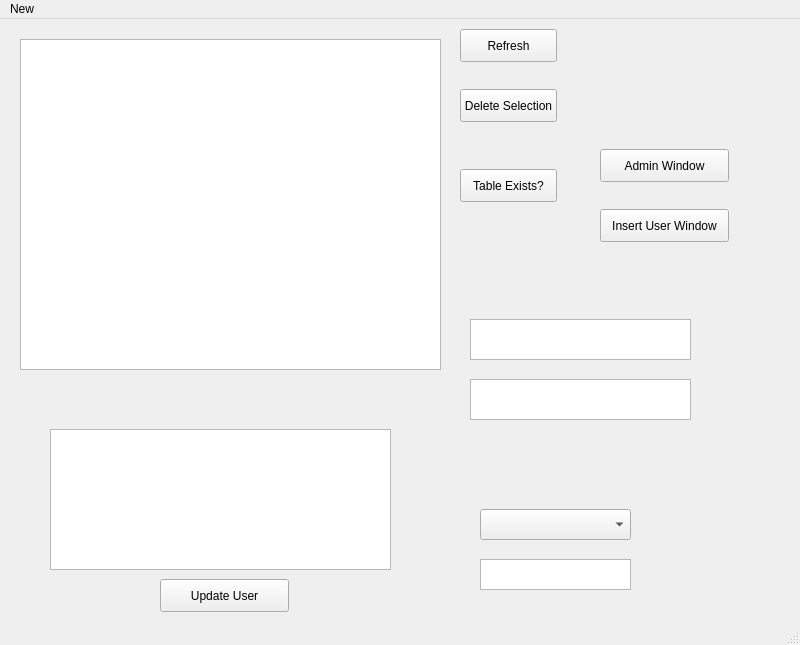
<?xml version="1.0" encoding="UTF-8"?>
<ui version="4.0">
 <class>MainWindow</class>
 <widget class="QMainWindow" name="MainWindow">
  <property name="geometry">
   <rect>
    <x>0</x>
    <y>0</y>
    <width>800</width>
    <height>645</height>
   </rect>
  </property>
  <property name="windowTitle">
   <string>MainWindow</string>
  </property>
  <widget class="QWidget" name="centralwidget">
   <widget class="QComboBox" name="comboBox_ssync">
    <property name="geometry">
     <rect>
      <x>480</x>
      <y>490</y>
      <width>151</width>
      <height>31</height>
     </rect>
    </property>
   </widget>
   <widget class="QTextEdit" name="textEdit_ssync">
    <property name="geometry">
     <rect>
      <x>480</x>
      <y>540</y>
      <width>151</width>
      <height>31</height>
     </rect>
    </property>
   </widget>
   <widget class="QLabel" name="label_ssync">
    <property name="geometry">
     <rect>
      <x>480</x>
      <y>630</y>
      <width>151</width>
      <height>31</height>
     </rect>
    </property>
    <property name="text">
     <string>TextLabel</string>
    </property>
   </widget>
   <widget class="QTextEdit" name="textEdit_name">
    <property name="geometry">
     <rect>
      <x>470</x>
      <y>300</y>
      <width>221</width>
      <height>41</height>
     </rect>
    </property>
   </widget>
   <widget class="QTextEdit" name="textEdit_age">
    <property name="geometry">
     <rect>
      <x>470</x>
      <y>360</y>
      <width>221</width>
      <height>41</height>
     </rect>
    </property>
   </widget>
   <widget class="QPushButton" name="buttonRefresh">
    <property name="geometry">
     <rect>
      <x>460</x>
      <y>10</y>
      <width>97</width>
      <height>33</height>
     </rect>
    </property>
    <property name="text">
     <string>Refresh</string>
    </property>
   </widget>
   <widget class="QTableView" name="userTableView">
    <property name="geometry">
     <rect>
      <x>20</x>
      <y>20</y>
      <width>421</width>
      <height>331</height>
     </rect>
    </property>
   </widget>
   <widget class="QPushButton" name="pushButton">
    <property name="geometry">
     <rect>
      <x>600</x>
      <y>130</y>
      <width>129</width>
      <height>33</height>
     </rect>
    </property>
    <property name="text">
     <string>Admin Window</string>
    </property>
   </widget>
   <widget class="QPushButton" name="buttonDeleteSelection">
    <property name="geometry">
     <rect>
      <x>460</x>
      <y>70</y>
      <width>97</width>
      <height>33</height>
     </rect>
    </property>
    <property name="text">
     <string>Delete Selection</string>
    </property>
   </widget>
   <widget class="QPushButton" name="buttonTableExists">
    <property name="geometry">
     <rect>
      <x>460</x>
      <y>150</y>
      <width>97</width>
      <height>33</height>
     </rect>
    </property>
    <property name="text">
     <string>Table Exists?</string>
    </property>
   </widget>
   <widget class="QPushButton" name="insertUserDialog">
    <property name="geometry">
     <rect>
      <x>600</x>
      <y>190</y>
      <width>129</width>
      <height>33</height>
     </rect>
    </property>
    <property name="text">
     <string>Insert User Window</string>
    </property>
   </widget>
   <widget class="QTableView" name="userUpdateView">
    <property name="geometry">
     <rect>
      <x>50</x>
      <y>410</y>
      <width>341</width>
      <height>141</height>
     </rect>
    </property>
   </widget>
   <widget class="QPushButton" name="updateUser">
    <property name="geometry">
     <rect>
      <x>160</x>
      <y>560</y>
      <width>129</width>
      <height>33</height>
     </rect>
    </property>
    <property name="text">
     <string>Update User</string>
    </property>
   </widget>
  </widget>
  <widget class="QMenuBar" name="menubar">
   <property name="geometry">
    <rect>
     <x>0</x>
     <y>0</y>
     <width>800</width>
     <height>20</height>
    </rect>
   </property>
   <widget class="QMenu" name="menuNew">
    <property name="title">
     <string>New</string>
    </property>
    <addaction name="actionWindow"/>
   </widget>
   <addaction name="menuNew"/>
  </widget>
  <widget class="QStatusBar" name="statusbar"/>
  <action name="actionWindow">
   <property name="text">
    <string>Window</string>
   </property>
  </action>
 </widget>
 <resources/>
 <connections/>
</ui>
